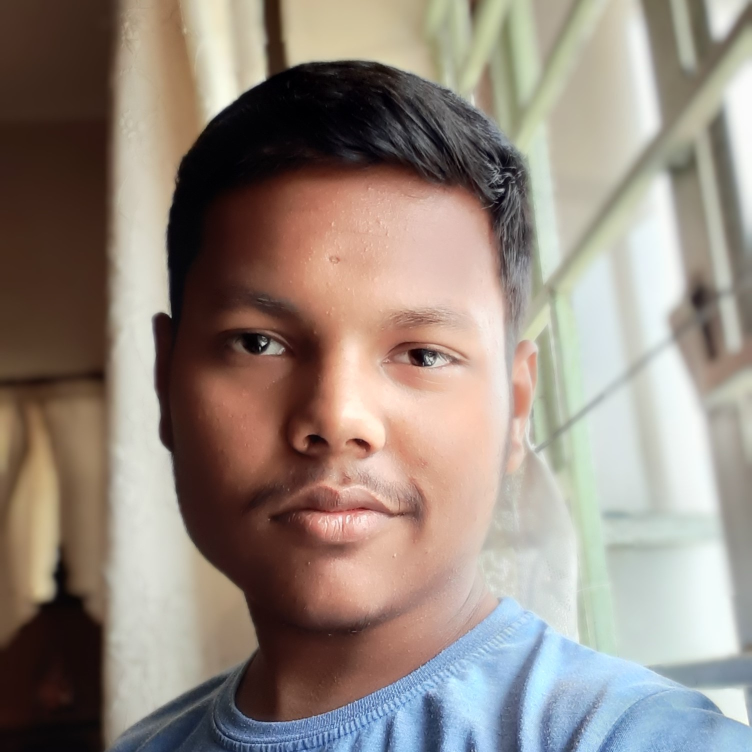
#> input picture train/Bibek Ray/1.jpg, 1504 x 1504 px, found by its file name (shown at 1/2 size); its folder holds only this picture in this run
$ python face_train.py
#> lines starting #> are read from the running program, lines starting #| are printed output that depends on the picture
import os
import cv2 as cv
import numpy as np

def rescaleFrame(frame, scale=0.30): # This works for images, videos and live video
    width = int(frame.shape[1] * scale)
    height = int(frame.shape[0] * scale)

    dimensions = (width,height)

    return cv.resize(frame, dimensions, interpolation=cv.INTER_AREA)

people = ['Bibek Ray', 'Elizabeth Olsen', 'Robert Downey jr', 'Tom Holland']
DIR = r'C:\Users\Bibek Ray\OneDrive\Desktop\Live Face Recognition\train'

haar_cascade = cv.CascadeClassifier('haar_face.xml')

features = []
labels = []
def create_train():

    for person in people:
        path = os.path.join(DIR, person)
        label = people.index(person)

        for img in os.listdir(path):
            img_path = os.path.join(path, img)
            print(img_path)
            img_arr = cv.imread(img_path)
#> img_arr is the input picture: shape (1504, 1504, 3); mean B, G, R 127.1, 136.5, 148.8
            #img_arr = rescaleFrame(img_array)
            #cv.imshow('', img_arr)
            #cv.waitKey(1)
            if img_arr is not None:
                gray = cv.cvtColor(img_arr, cv.COLOR_BGR2GRAY)
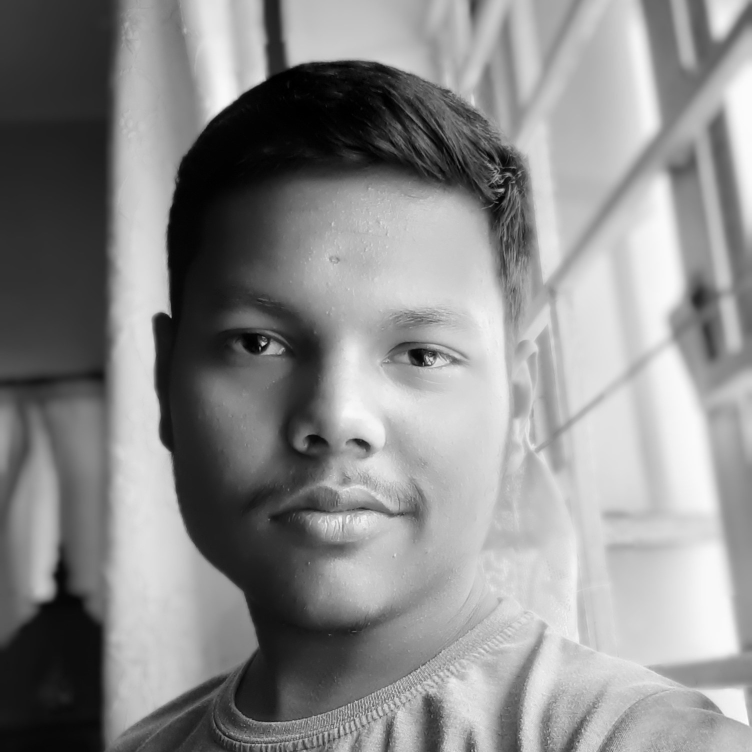
#> gray: shape (1504, 1504) (shown at 1/2 size); min 0, max 254, mean 139.1

            faces_rect = haar_cascade.detectMultiScale(gray, scaleFactor = 1.1, minNeighbors = 4)
#> faces_rect = [[883, 1312, 129, 129], [302, 394, 770, 770]]

            for (x,y,w,h) in faces_rect:
                faces_roi = gray[y:y+h, x:x+w]
                features.append(faces_roi)
                labels.append(label)
#> this loop made 2 passes
#> pass 1, in create_train, `faces_roi = gray[y:y+h, x:x+w]`:
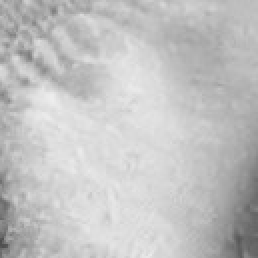
#> faces_roi: shape (129, 129) (shown 2 times larger); min 77, max 238, mean 194.1
#> pass 2, in create_train, `faces_roi = gray[y:y+h, x:x+w]`:
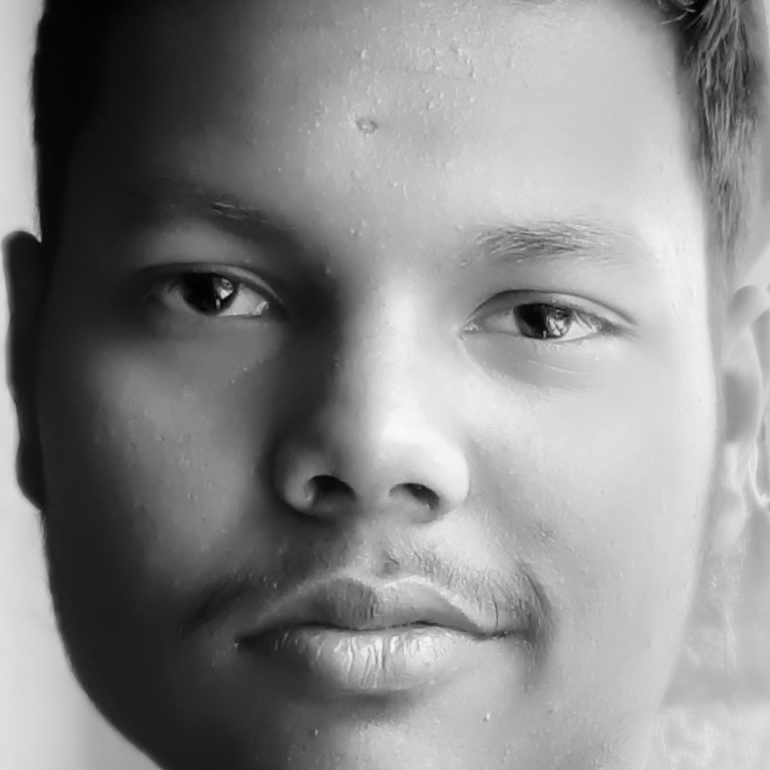
#> faces_roi: shape (770, 770); min 1, max 249, mean 136.5
#> after the loop, features = 2 items; labels = [0, 0]
#> pass 2 of the loop in create_train, `for person in people:`:
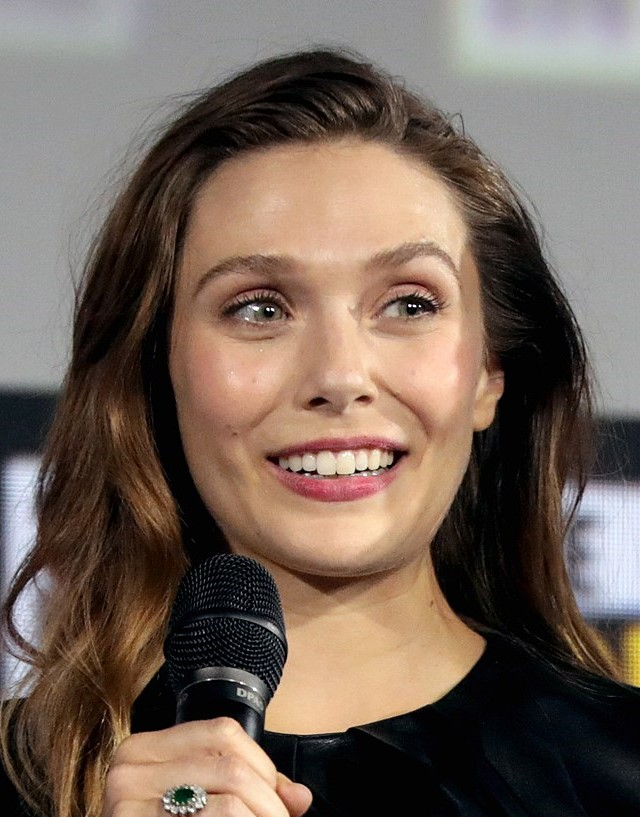
#> input picture train/Elizabeth Olsen/1200px-Elizabeth_Olsen_by_Gage_Skidmore_2.jpg, 640 x 817 px, found by its file name
#> in create_train, img_arr is the input picture: shape (817, 640, 3); mean B, G, R 89.5, 100.3, 116.5
#> in create_train, `gray = cv.cvtColor(img_arr, cv.COLOR_BGR2GRAY)`:
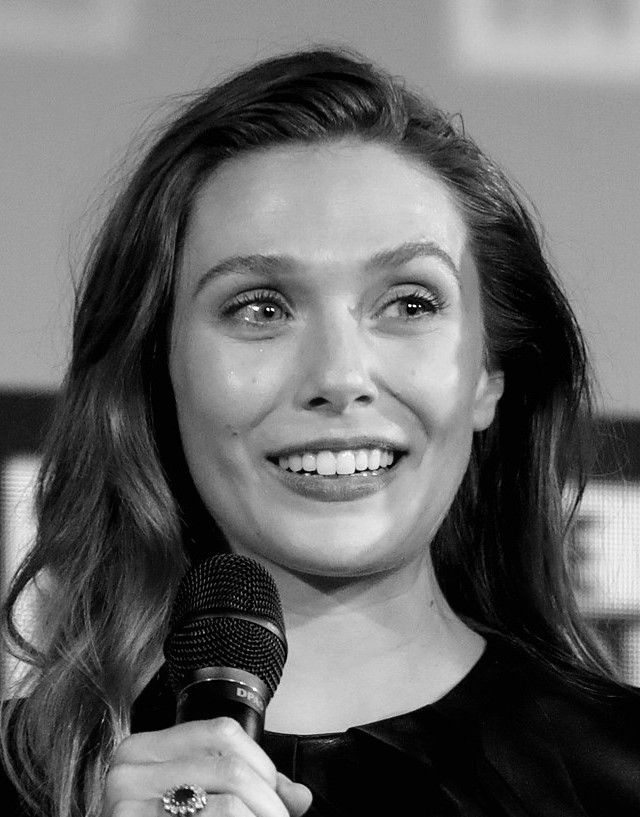
#> gray: shape (817, 640); min 0, max 255, mean 103.9
#> faces_rect = [[127, 146, 404, 404]]
#> the loop in create_train, `for (x,y,w,h) in faces_rect:` made 1 pass
#> pass 1, in create_train, `faces_roi = gray[y:y+h, x:x+w]`:
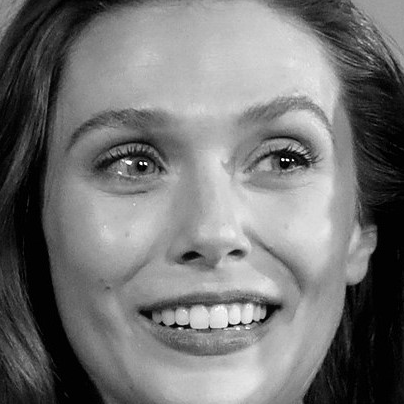
#> faces_roi: shape (404, 404); min 0, max 255, mean 116.9
#> after the loop in create_train, `for (x,y,w,h) in faces_rect:`: features = 3 items; labels = [0, 0, 1]

#> (the run stopped early here; a loop or call above may not have finished)
